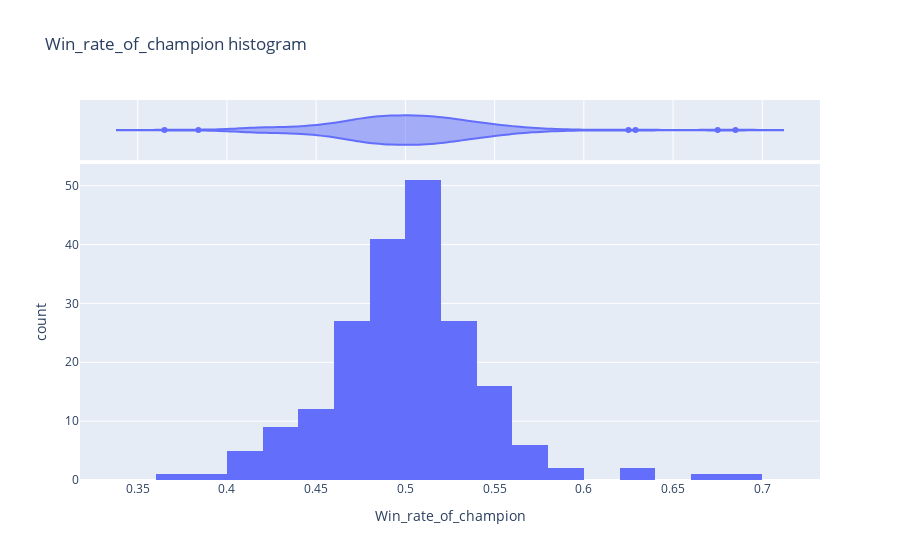
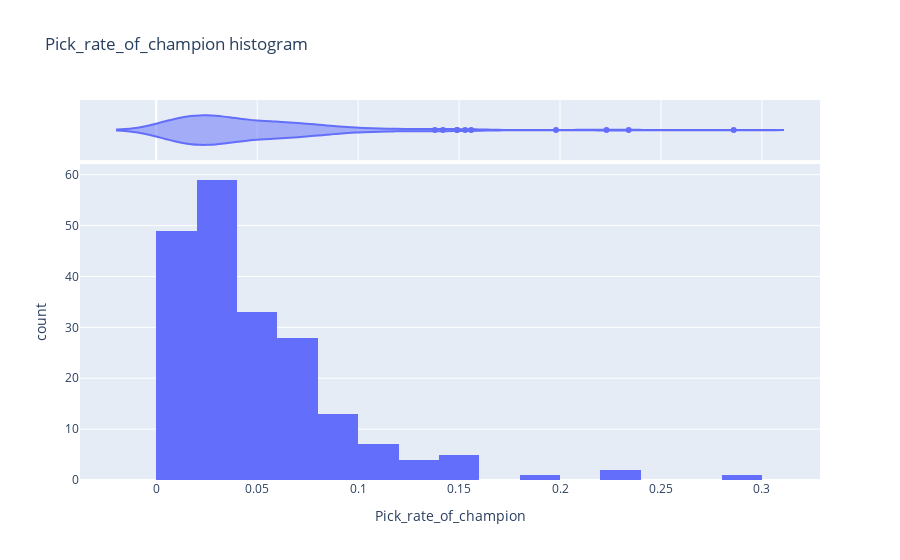
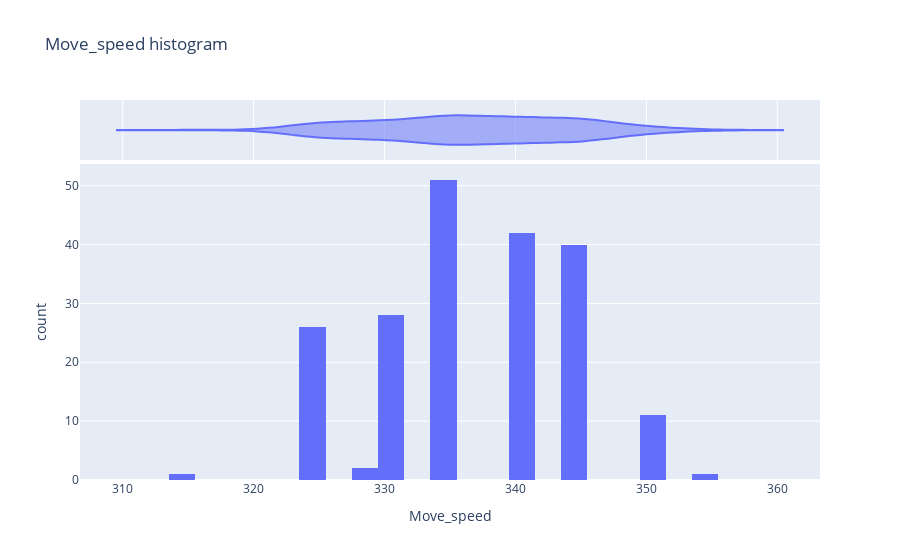
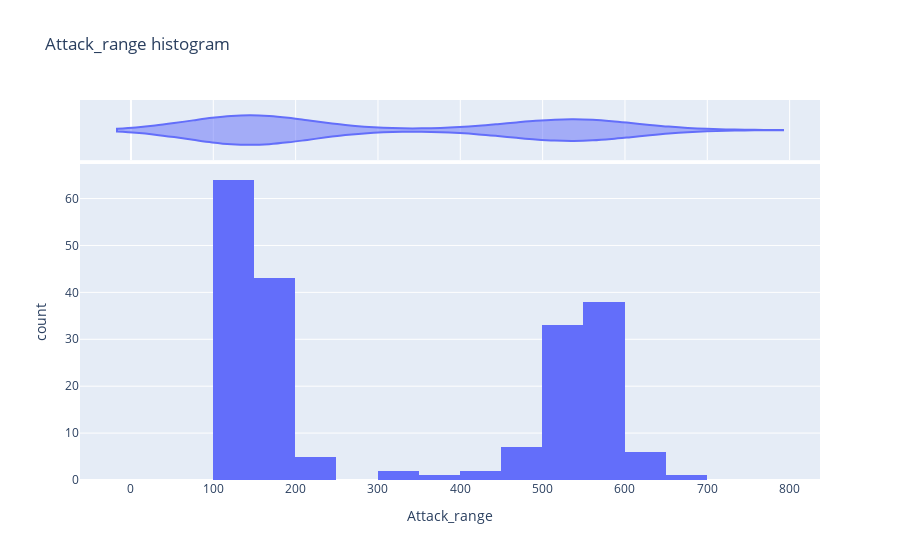

The cell these charts' notebook holds for them, in order:
### Code cell
import plotly.express as px
col_lst = ["Win_rate_of_champion", "Pick_rate_of_champion", "Move_speed","Attack_range", "Base_AS", "AS_ratio"]
figs = []
for col in col_lst:
    figs.append(px.histogram(champ_data_df, col, marginal="violin", title=col + ' histogram'))
for fig in figs:
    fig.show()

### Figure 1 — Plotly figure (JSON) as saved in the notebook; plotly's stock layout.template omitted (floating-point values rounded to 4 significant figures; data arrays with more than 128 entries replaced by an {"elided": "..."} marker saying what was removed)
{"data": [{"alignmentgroup": "True", "bingroup": "x", "hovertemplate": "Win_rate_of_champion=%{x}<br>count=%{y}<extra></extra>", "legendgroup": "", "marker": {"color": "#636efa"}, "name": "", "offsetgroup": "", "orientation": "v", "showlegend": false, "type": "histogram", "x": {"elided": "202 float values"}, "xaxis": "x", "yaxis": "y"}, {"alignmentgroup": "True", "hovertemplate": "Win_rate_of_champion=%{x}<extra></extra>", "legendgroup": "", "marker": {"color": "#636efa"}, "name": "", "offsetgroup": "", "scalegroup": "x", "showlegend": false, "type": "violin", "x": {"elided": "202 float values"}, "xaxis": "x2", "yaxis": "y2"}], "layout": {"barmode": "relative", "legend": {"tracegroupgap": 0}, "title": {"text": "Win_rate_of_champion histogram"}, "xaxis": {"anchor": "y", "domain": [0, 1], "title": {"text": "Win_rate_of_champion"}}, "xaxis2": {"anchor": "y2", "domain": [0, 1], "matches": "x", "showgrid": true, "showticklabels": false}, "yaxis": {"anchor": "x", "domain": [0, 0.8316], "title": {"text": "count"}}, "yaxis2": {"anchor": "x2", "domain": [0.8416, 1], "matches": "y2", "showgrid": false, "showline": false, "showticklabels": false, "ticks": ""}}}

### Figure 2 — Plotly figure (JSON) as saved in the notebook; plotly's stock layout.template omitted (floating-point values rounded to 4 significant figures; data arrays with more than 128 entries replaced by an {"elided": "..."} marker saying what was removed)
{"data": [{"alignmentgroup": "True", "bingroup": "x", "hovertemplate": "Pick_rate_of_champion=%{x}<br>count=%{y}<extra></extra>", "legendgroup": "", "marker": {"color": "#636efa"}, "name": "", "offsetgroup": "", "orientation": "v", "showlegend": false, "type": "histogram", "x": {"elided": "202 float values"}, "xaxis": "x", "yaxis": "y"}, {"alignmentgroup": "True", "hovertemplate": "Pick_rate_of_champion=%{x}<extra></extra>", "legendgroup": "", "marker": {"color": "#636efa"}, "name": "", "offsetgroup": "", "scalegroup": "x", "showlegend": false, "type": "violin", "x": {"elided": "202 float values"}, "xaxis": "x2", "yaxis": "y2"}], "layout": {"barmode": "relative", "legend": {"tracegroupgap": 0}, "title": {"text": "Pick_rate_of_champion histogram"}, "xaxis": {"anchor": "y", "domain": [0, 1], "title": {"text": "Pick_rate_of_champion"}}, "xaxis2": {"anchor": "y2", "domain": [0, 1], "matches": "x", "showgrid": true, "showticklabels": false}, "yaxis": {"anchor": "x", "domain": [0, 0.8316], "title": {"text": "count"}}, "yaxis2": {"anchor": "x2", "domain": [0.8416, 1], "matches": "y2", "showgrid": false, "showline": false, "showticklabels": false, "ticks": ""}}}

### Figure 3 — Plotly figure (JSON) as saved in the notebook; plotly's stock layout.template omitted (floating-point values rounded to 4 significant figures; data arrays with more than 128 entries replaced by an {"elided": "..."} marker saying what was removed)
{"data": [{"alignmentgroup": "True", "bingroup": "x", "hovertemplate": "Move_speed=%{x}<br>count=%{y}<extra></extra>", "legendgroup": "", "marker": {"color": "#636efa"}, "name": "", "offsetgroup": "", "orientation": "v", "showlegend": false, "type": "histogram", "x": {"elided": "202 int values"}, "xaxis": "x", "yaxis": "y"}, {"alignmentgroup": "True", "hovertemplate": "Move_speed=%{x}<extra></extra>", "legendgroup": "", "marker": {"color": "#636efa"}, "name": "", "offsetgroup": "", "scalegroup": "x", "showlegend": false, "type": "violin", "x": {"elided": "202 int values"}, "xaxis": "x2", "yaxis": "y2"}], "layout": {"barmode": "relative", "legend": {"tracegroupgap": 0}, "title": {"text": "Move_speed histogram"}, "xaxis": {"anchor": "y", "domain": [0, 1], "title": {"text": "Move_speed"}}, "xaxis2": {"anchor": "y2", "domain": [0, 1], "matches": "x", "showgrid": true, "showticklabels": false}, "yaxis": {"anchor": "x", "domain": [0, 0.8316], "title": {"text": "count"}}, "yaxis2": {"anchor": "x2", "domain": [0.8416, 1], "matches": "y2", "showgrid": false, "showline": false, "showticklabels": false, "ticks": ""}}}

### Figure 4 — Plotly figure (JSON) as saved in the notebook; plotly's stock layout.template omitted (floating-point values rounded to 4 significant figures; data arrays with more than 128 entries replaced by an {"elided": "..."} marker saying what was removed)
{"data": [{"alignmentgroup": "True", "bingroup": "x", "hovertemplate": "Attack_range=%{x}<br>count=%{y}<extra></extra>", "legendgroup": "", "marker": {"color": "#636efa"}, "name": "", "offsetgroup": "", "orientation": "v", "showlegend": false, "type": "histogram", "x": {"elided": "202 int values"}, "xaxis": "x", "yaxis": "y"}, {"alignmentgroup": "True", "hovertemplate": "Attack_range=%{x}<extra></extra>", "legendgroup": "", "marker": {"color": "#636efa"}, "name": "", "offsetgroup": "", "scalegroup": "x", "showlegend": false, "type": "violin", "x": {"elided": "202 int values"}, "xaxis": "x2", "yaxis": "y2"}], "layout": {"barmode": "relative", "legend": {"tracegroupgap": 0}, "title": {"text": "Attack_range histogram"}, "xaxis": {"anchor": "y", "domain": [0, 1], "title": {"text": "Attack_range"}}, "xaxis2": {"anchor": "y2", "domain": [0, 1], "matches": "x", "showgrid": true, "showticklabels": false}, "yaxis": {"anchor": "x", "domain": [0, 0.8316], "title": {"text": "count"}}, "yaxis2": {"anchor": "x2", "domain": [0.8416, 1], "matches": "y2", "showgrid": false, "showline": false, "showticklabels": false, "ticks": ""}}}
